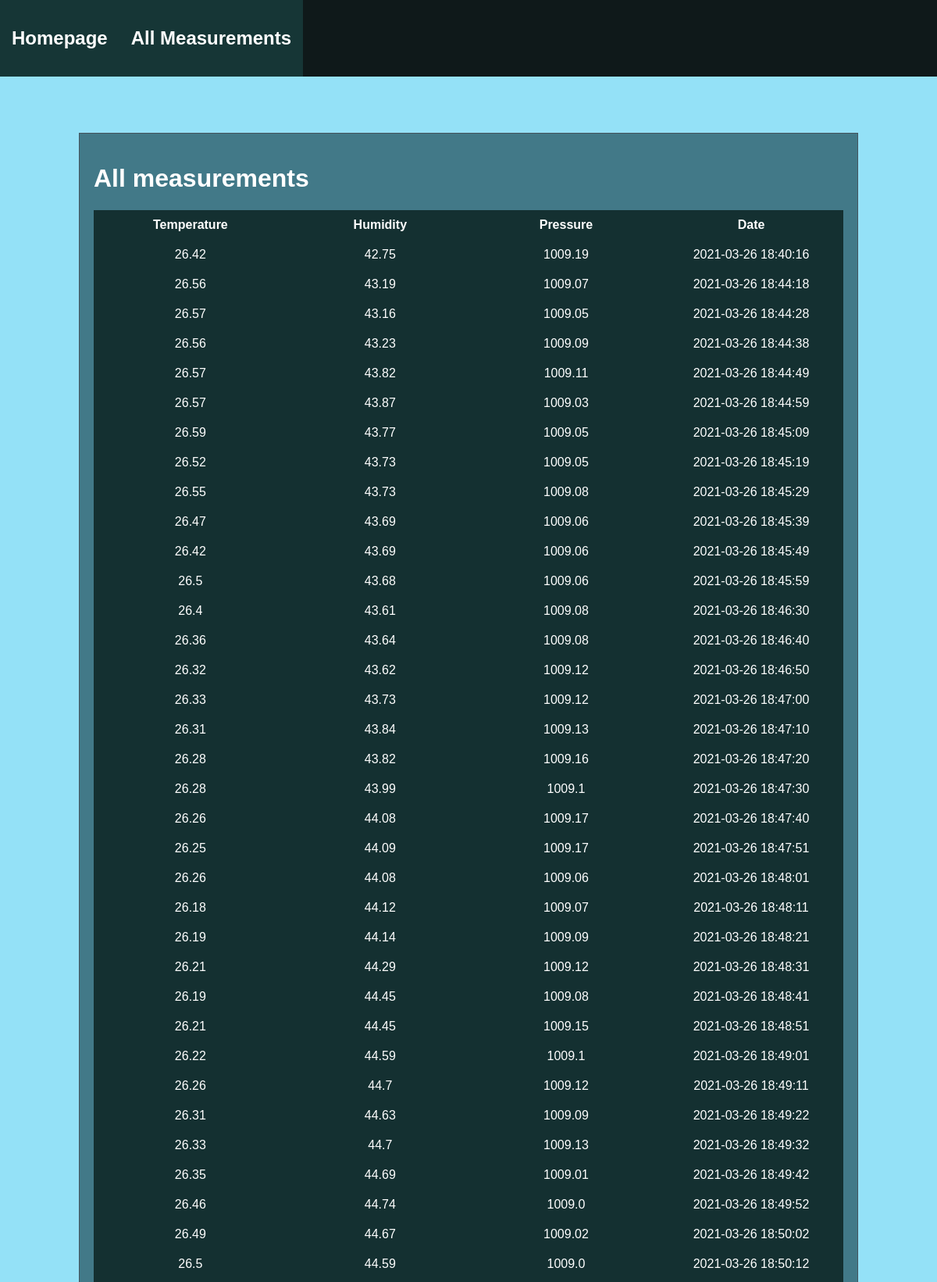
Screenshot of /measurements (upper part) with the database file from the repository.
### tables this page shows
CREATE TABLE measurements(
    temp FLOAT(2) NOT NULL,
    hum FLOAT(2) NOT NULL,
    press FLOAT(2) NOT NULL,
    date TIMESTAMP NOT NULL
 );

### app.py (the view)
@app.route("/measurements")
def measurements():
    return render_template("/html/measurements.html", config=__CONFIG, data=db.get_measurements())

### measurements_db.py (called while the page is built)
def get_measurements():
    with sqlite3.connect(
        __MEASUREMENTS_DB, detect_types=sqlite3.PARSE_DECLTYPES | sqlite3.PARSE_COLNAMES
        ) as conn:
        cur = conn.cursor()
        cur.execute("SELECT * FROM measurements ORDER BY date ASC")
        return cur.fetchall()

### templates/html/measurements.html (shortened to what this page needs)
<!DOCTYPE html>
    {% extends "/html/layout.html" %}
    {% set active_page = "measurements" %}
    {% block content %}
        <h1>All measurements</h1>
            <table>
                <tr>
                <th>Temperature</th>
                <th>Humidity</th>
                <th>Pressure</th>
                <th>Date</th>
                </tr>
                {% for n in data %}
                    <tr >
                        <td> {{n[0]}} </td>
                        <td> {{n[1]}} </td>
                        <td> {{n[2]}} </td>
                        <td> {{n[3]}} </td>
                    </tr>
                {% endfor %}
            </table>
{% endblock content %}

### static/style/main.css (style rules this page uses)
body { margin: 0; background-color: #92e1f7f8; height:100vh; width: 100%; display: flex; font-family: sans-serif; margin-top: 100px; align-items: center; }
table { border-collapse: collapse; }
td, th { padding: 0.5rem; width: 300px; background-color:none; padding: 10px; margin: 10px 10px; border:3px black; background-color: rgb(20, 48, 49); color: white; text-align: center; }

### rows the page displays
measurements: temp "26.42", hum "42.75", press "1009.19", date "2021-03-26 18:40:16"
measurements: temp "26.56", hum "43.19", press "1009.07", date "2021-03-26 18:44:18"
measurements: temp "26.57", hum "43.16", press "1009.05", date "2021-03-26 18:44:28"
measurements: temp "26.56", hum "43.23", press "1009.09", date "2021-03-26 18:44:38"
measurements: temp "26.57", hum "43.82", press "1009.11", date "2021-03-26 18:44:49"
measurements: temp "26.57", hum "43.87", press "1009.03", date "2021-03-26 18:44:59"
measurements: temp "26.59", hum "43.77", press "1009.05", date "2021-03-26 18:45:09"
measurements: temp "26.52", hum "43.73", press "1009.05", date "2021-03-26 18:45:19"
measurements: temp "26.55", hum "43.73", press "1009.08", date "2021-03-26 18:45:29"
measurements: temp "26.47", hum "43.69", press "1009.06", date "2021-03-26 18:45:39"
measurements: temp "26.42", hum "43.69", press "1009.06", date "2021-03-26 18:45:49"
measurements: temp "26.5", hum "43.68", press "1009.06", date "2021-03-26 18:45:59"
measurements: temp "26.4", hum "43.61", press "1009.08", date "2021-03-26 18:46:30"
measurements: temp "26.36", hum "43.64", press "1009.08", date "2021-03-26 18:46:40"
measurements: temp "26.32", hum "43.62", press "1009.12", date "2021-03-26 18:46:50"
measurements: temp "26.33", hum "43.73", press "1009.12", date "2021-03-26 18:47:00"
measurements: temp "26.31", hum "43.84", press "1009.13", date "2021-03-26 18:47:10"
measurements: temp "26.28", hum "43.82", press "1009.16", date "2021-03-26 18:47:20"
measurements: temp "26.28", hum "43.99", press "1009.1", date "2021-03-26 18:47:30"
measurements: temp "26.26", hum "44.08", press "1009.17", date "2021-03-26 18:47:40"
measurements: temp "26.25", hum "44.09", press "1009.17", date "2021-03-26 18:47:51"
measurements: temp "26.26", hum "44.08", press "1009.06", date "2021-03-26 18:48:01"
measurements: temp "26.18", hum "44.12", press "1009.07", date "2021-03-26 18:48:11"
measurements: temp "26.19", hum "44.14", press "1009.09", date "2021-03-26 18:48:21"
measurements: temp "26.21", hum "44.29", press "1009.12", date "2021-03-26 18:48:31"
measurements: temp "26.19", hum "44.45", press "1009.08", date "2021-03-26 18:48:41"
measurements: temp "26.21", hum "44.45", press "1009.15", date "2021-03-26 18:48:51"
measurements: temp "26.22", hum "44.59", press "1009.1", date "2021-03-26 18:49:01"
measurements: temp "26.26", hum "44.7", press "1009.12", date "2021-03-26 18:49:11"
measurements: temp "26.31", hum "44.63", press "1009.09", date "2021-03-26 18:49:22"
measurements: temp "26.33", hum "44.7", press "1009.13", date "2021-03-26 18:49:32"
measurements: temp "26.35", hum "44.69", press "1009.01", date "2021-03-26 18:49:42"
measurements: temp "26.46", hum "44.74", press "1009.0", date "2021-03-26 18:49:52"
measurements: temp "26.49", hum "44.67", press "1009.02", date "2021-03-26 18:50:02"
measurements: temp "26.5", hum "44.59", press "1009.0", date "2021-03-26 18:50:12"

### other values shown
{{ caption|e }} "Homepage" "All Measurements"
